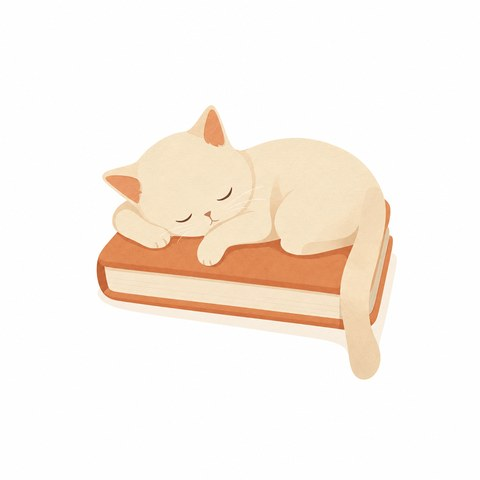
#> input picture miniapp/src/assets/illus/empty-records.jpg, 480 x 480 px, given in place of me-banner-baked-shadow-v1_ben2.png, which was not available
$ python prepare.py
#> lines starting #> are read from the running program, lines starting #| are printed output that depends on the picture; pictures that were not available may be replaced by others from this repository, and a replacement may not be noted
"""Prepare the kit BEN2 output for the miniapp, then compress once with TinyPNG."""
import base64
import io
import json
import os
from pathlib import Path
from urllib.request import Request, urlopen

from PIL import Image
import cv2
import numpy as np

ROOT = Path(__file__).resolve().parents[3]
source = Path(__file__).with_name('me-banner-baked-shadow-v1_ben2.png')
image = Image.open(source).convert('RGBA')
# Discard near-transparent segmentation noise before finding the subject bounds.
alpha = image.getchannel('A').point(lambda value: 0 if value < 16 else value)
#> alpha: PIL image 480x480 L; every value is 255
alpha_array = np.array(alpha)
count, labels, stats, _ = cv2.connectedComponentsWithStats((alpha_array > 0).astype(np.uint8), 8)
#> labels: shape (480, 480) int32; every value is 1
#> count = 2; stats = [[-1, 2147483647, 0, 0, 0], [0, 0, 480, 480, 230400]]
subject = 1 + np.argmax(stats[1:, cv2.CC_STAT_AREA])
#> subject = 1
alpha_array[labels != subject] = 0
alpha = Image.fromarray(alpha_array)
image.putalpha(alpha)
bounds = alpha.getbbox()
#> bounds = (0, 0, 480, 480)
assert bounds, 'Matting output is empty'
image = image.crop(bounds)
image.thumbnail((720, 360), Image.Resampling.LANCZOS)
#> image: PIL image 360x360 RGBA
canvas = Image.new('RGBA', (image.width + 16, image.height + 16))
#> canvas: PIL image 376x376 RGBA; every value is 0
canvas.paste(image, (8, 8))
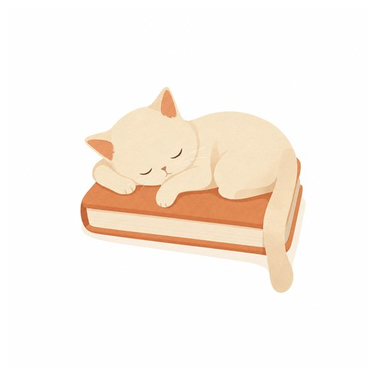
#> canvas: PIL image 376x376 RGBA; mean R, G, B, A 229.5, 222, 214.7, 233.8; transparent parts drawn white
buffer = io.BytesIO()
canvas.save(buffer, format='PNG')
keys = {}
#> (the run stopped early here; a loop or call above may not have finished)

$ run again, on miniapp/src/assets/illus/hero-test-center.jpg
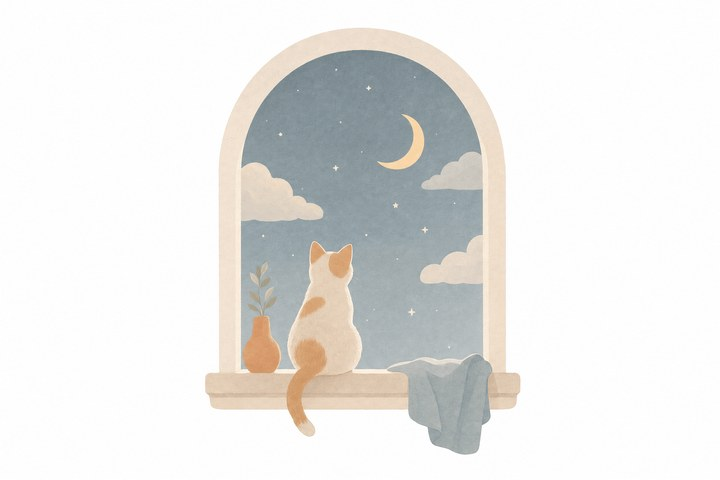
#> input picture miniapp/src/assets/illus/hero-test-center.jpg, 720 x 480 px, given in place of me-banner-baked-shadow-v1_ben2.png, which was not available
#> alpha: PIL image 720x480 L; every value is 255
#> labels: shape (480, 720) int32; every value is 1
#> count = 2; stats = [[-1, 2147483647, 0, 0, 0], [0, 0, 720, 480, 345600]]
#> subject = 1
#> bounds = (0, 0, 720, 480)
#> `canvas.paste(image, (8, 8))`:
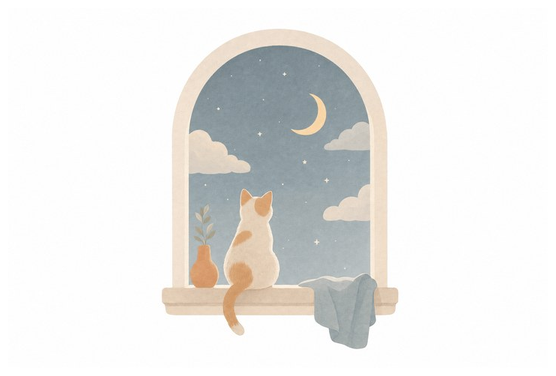
#> canvas: PIL image 556x376 RGBA; mean R, G, B, A 216.5, 216, 214.1, 237.1; transparent parts drawn white
